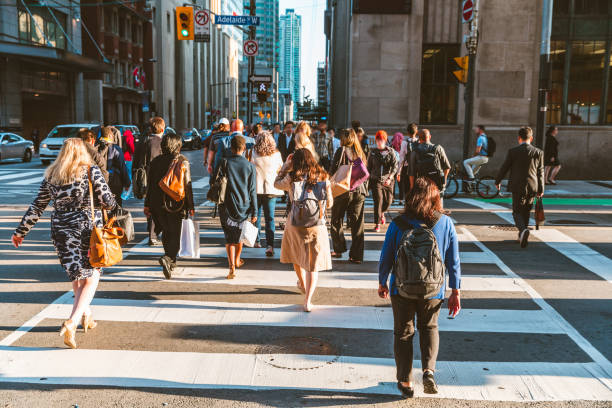
#> input picture imgs/img3.jpg, 612 x 408 px
$ python basic_func.py
#> lines starting #> are read from the running program, lines starting #| are printed output that depends on the picture; after the words box and inside, x2 and y2 are one past the last pixel; in counts of white or black regions, pixels touching at a corner belong together
import cv2 as cv
import numpy as np

# ------------------------------------
# Read and display original image
# ------------------------------------
img = cv.imread('imgs/img3.jpg')
#> img is the input picture: shape (408, 612, 3); mean B, G, R 106.9, 113.3, 117.3
cv.imshow('Original Image', img)

# ------------------------------------
# Convert to Grayscale
# ------------------------------------
gray = cv.cvtColor(img, cv.COLOR_BGR2GRAY)
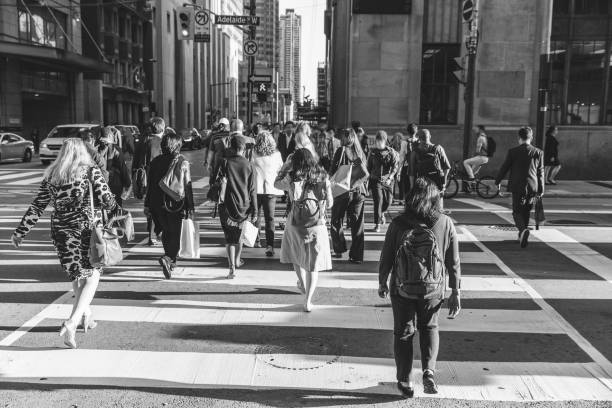
#> gray: shape (408, 612); min 2, max 255, mean 113.8
cv.imshow('Grayscale Image', gray)

# ------------------------------------
# Apply Gaussian Blur (Noise Reduction)
# ------------------------------------
blur = cv.GaussianBlur(gray, (5, 5), cv.BORDER_DEFAULT)
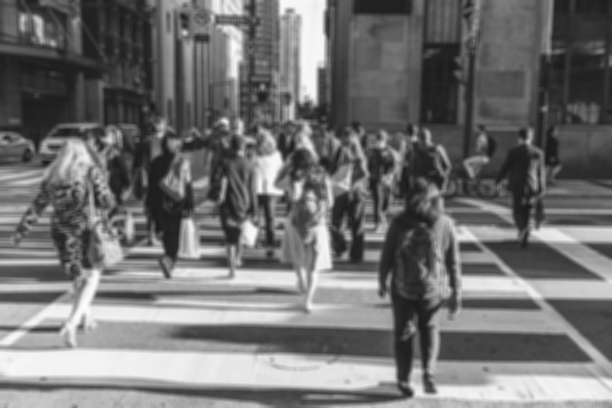
#> blur: shape (408, 612); min 26, max 252, mean 113.8
cv.imshow('Blurred Image', blur)

# ------------------------------------
# Edge Detection using Canny
# ------------------------------------
canny = cv.Canny(blur, 125, 175)
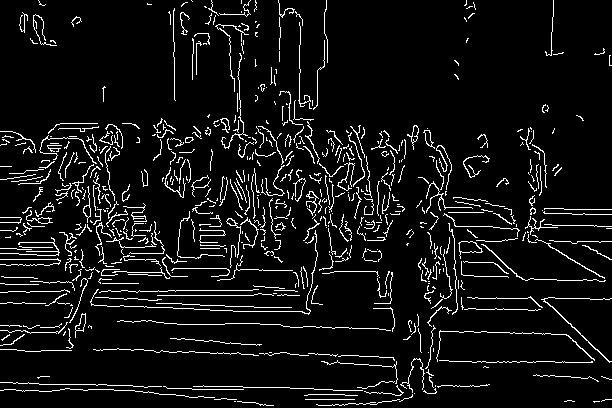
#> canny: shape (408, 612); 7% white in thin lines or dots
cv.imshow('Canny Edges', canny)

# ------------------------------------
# Dilate edges (Thickens edges)
# ------------------------------------
dilated = cv.dilate(canny, (5, 5), iterations=1)
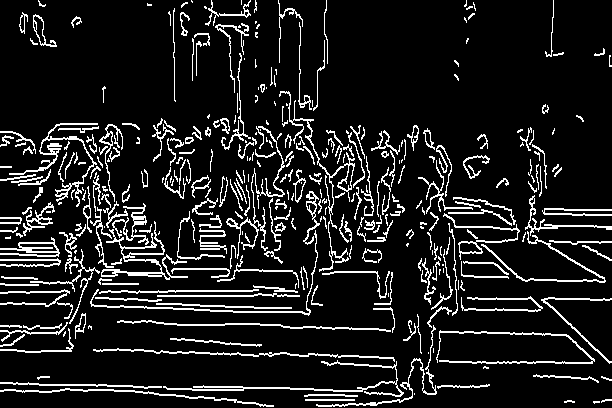
#> dilated: shape (408, 612); 11.5% white in thin lines or dots
cv.imshow('Dilated Edges', dilated)

# ------------------------------------
# Erode edges (Thins edges)
# ------------------------------------
eroded = cv.erode(dilated, (5, 5), iterations=1)
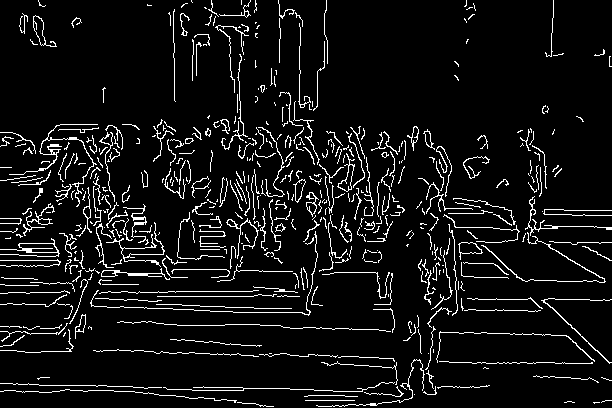
#> eroded: shape (408, 612); 7.2% white in thin lines or dots
cv.imshow('Eroded Edges', eroded)

# ------------------------------------
# Resize Image
# ------------------------------------
resized = cv.resize(img, (500, 500), interpolation=cv.INTER_CUBIC)
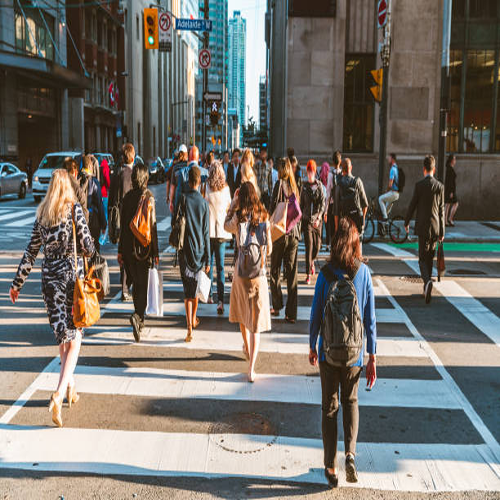
#> resized: shape (500, 500, 3); mean B, G, R 106.9, 113.3, 117.3
cv.imshow('Resized Image', resized)

# ------------------------------------
# Crop Image using NumPy slicing
# ------------------------------------
cropped = img[50:400, 100:400]
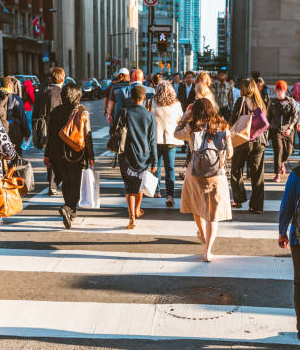
#> cropped: shape (350, 300, 3); mean B, G, R 113.2, 121.1, 129.6
cv.imshow('Cropped Image', cropped)

"""
OpenCV Image Coordinate System (NumPy slicing)

Origin (0, 0) is at the TOP-LEFT corner

(0,0) ----------------------------------------------------> X (width)
  |
  |
  |        x = 100                     x = 400
  |          |-----------------------------|
  |          |     CROPPED REGION          |
  | y = 50   |                             |
  |          |                             |   height = 400 - 50 = 350 px
  |          |                             |
  | y = 400  |-----------------------------|
  |
  v
Y (height)

Cropping syntax:
    cropped = img[y1:y2, x1:x2]

Meaning:
    img[rows , columns]
"""

# ------------------------------------
# Wait & Close all windows
# ------------------------------------
cv.waitKey(0)
cv.destroyAllWindows()

$ run again, with imgs/img1.jpg copied over imgs/img3.jpg
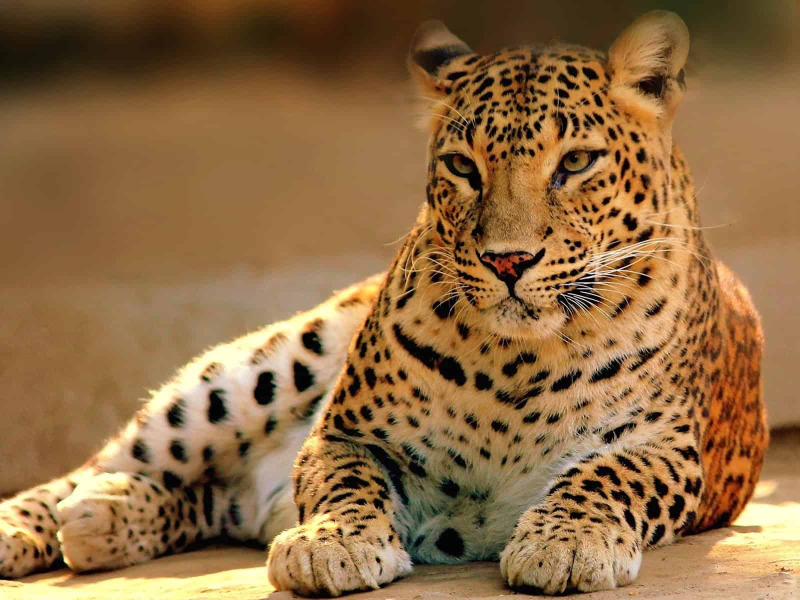
#> input picture imgs/img1.jpg, 1600 x 1200 px (shown at 1/2 size)
#> img is the input picture: shape (1200, 1600, 3); mean B, G, R 67.6, 107.6, 143.4
#> `canny = cv.Canny(blur, 125, 175)`:
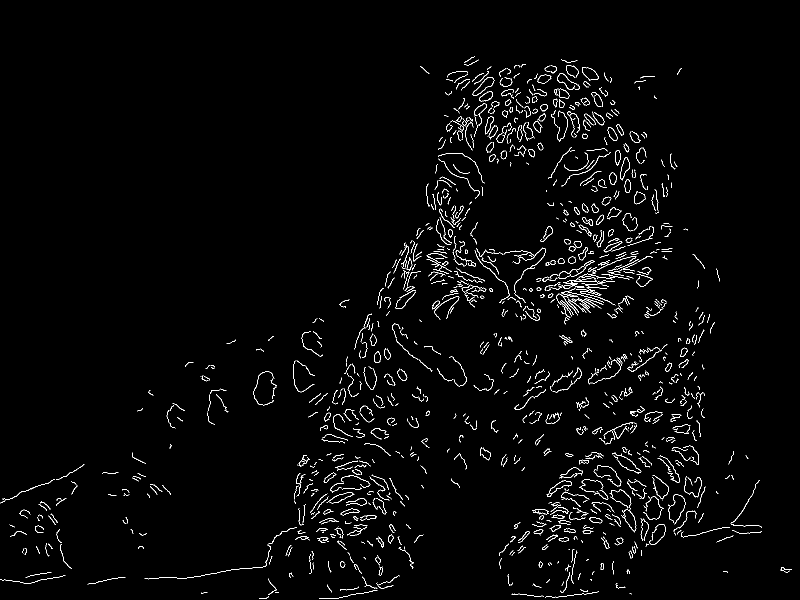
#> canny: shape (1200, 1600) (shown at 1/2 size); 2% white in thin lines or dots, all inside (x1, y1, x2, y2) = (0, 113, 1584, 1198)
#> dilated: shape (1200, 1600); 3.2% white in thin lines or dots, all inside (x1, y1, x2, y2) = (0, 113, 1584, 1199)
#> eroded: shape (1200, 1600); 2.1% white in thin lines or dots, all inside (x1, y1, x2, y2) = (0, 114, 1584, 1199)
#> `cropped = img[50:400, 100:400]`:
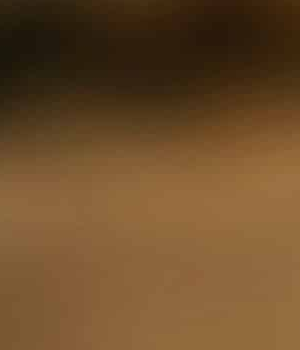
#> cropped: shape (350, 300, 3); mean B, G, R 42.7, 77.1, 108.4

$ run again, with imgs/img2.jpg copied over imgs/img3.jpg
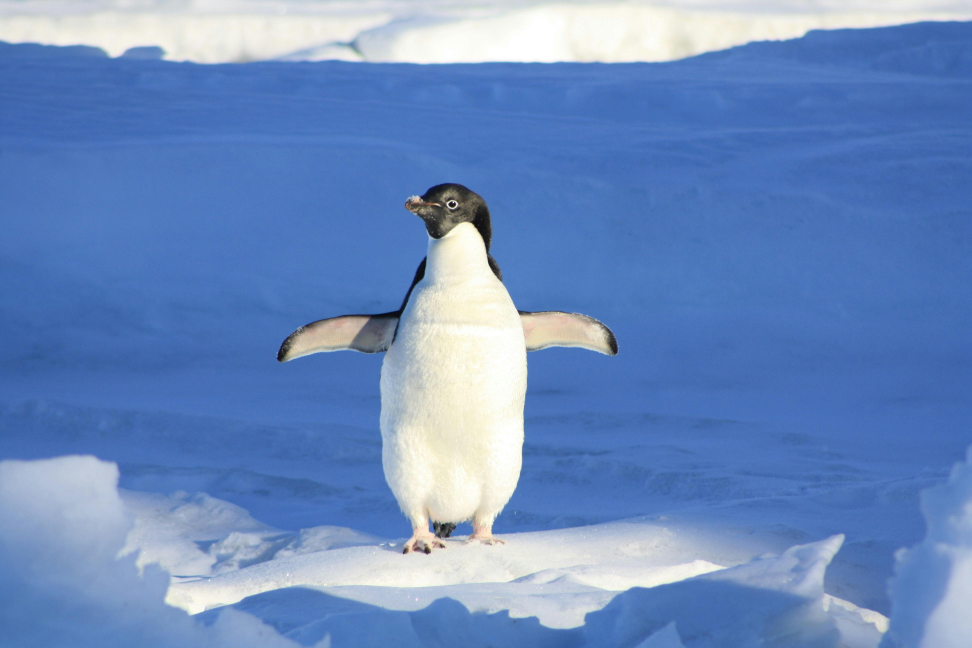
#> input picture imgs/img2.jpg, 3888 x 2592 px (shown at 1/4 size)
#> img is the input picture: shape (2592, 3888, 3); mean B, G, R 190.5, 139.1, 107.6
#> `canny = cv.Canny(blur, 125, 175)`:
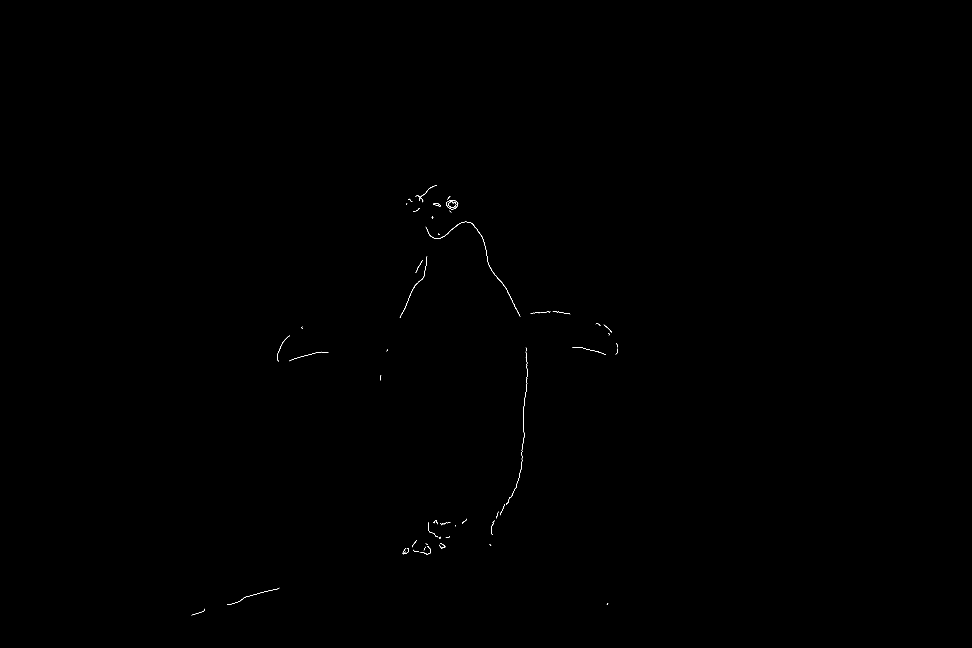
#> canny: shape (2592, 3888) (shown at 1/4 size); 0.04% white in thin lines or dots, all inside (x1, y1, x2, y2) = (766, 740, 2472, 2461)
#> dilated: shape (2592, 3888); 0.07% white in thin lines or dots, all inside (x1, y1, x2, y2) = (766, 740, 2472, 2462)
#> eroded: shape (2592, 3888); 0.04% white in thin lines or dots, all inside (x1, y1, x2, y2) = (766, 741, 2472, 2462)
#> `cropped = img[50:400, 100:400]`:
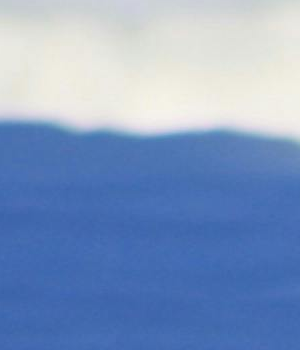
#> cropped: shape (350, 300, 3); mean B, G, R 194.1, 153.6, 128.6
